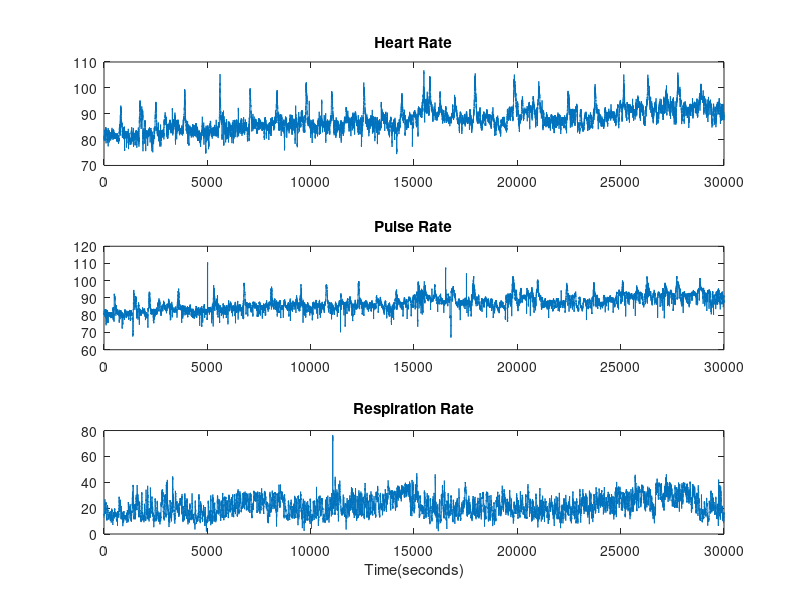
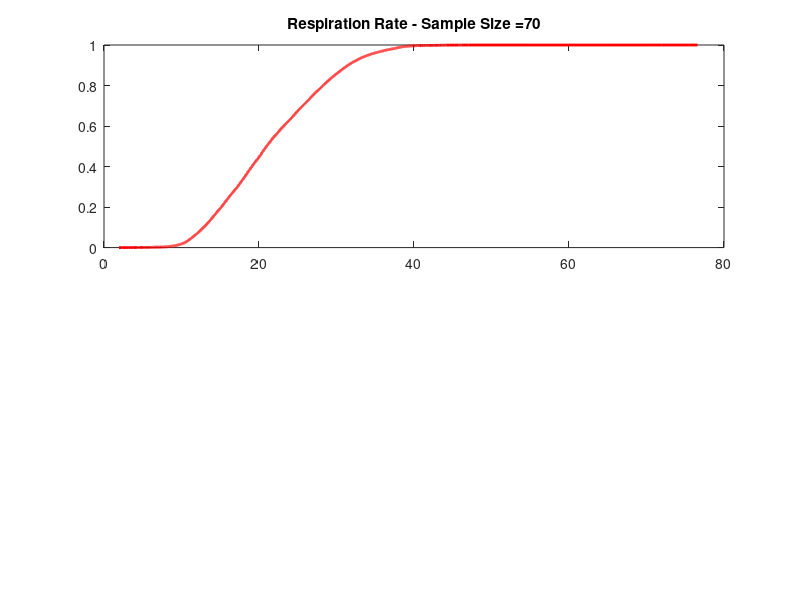
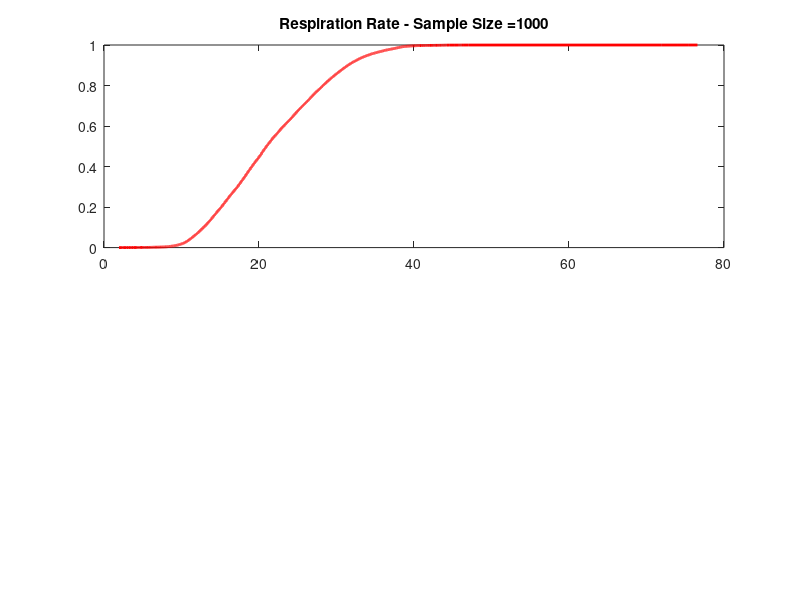
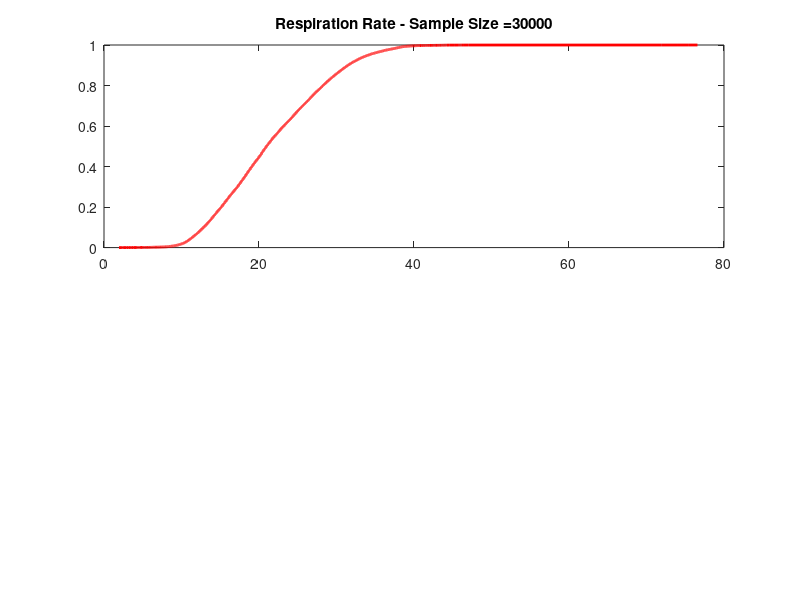

MATLAB code for these plots, in order:
% Load patient_data.mat 
load('patient_data.mat');
labels = {'Heart Rate','Pulse Rate','Respiration Rate'};

% open the result file
% !! replace # with your own groupID
fid = fopen('ECE313_Mini2_group 26', 'w');


% !! Subset your data for each signal
HR = data(1,:);
PR = data(2,:);
X = data(3,:);

% Part a
% !! Plot each signal over time
figure;
subplot(3,1,1);
plot(HR);
title(labels(1));
subplot(3,1,2);
plot(PR);
title(labels(2));
subplot(3,1,3);
plot(X);
title(labels(3));
xlabel('Time(seconds)')


% T1.1
% Part a
% Generating three sample sets of different sizes
sampleset = [70,1000,30000];
for k = 1:3
    % Pick a random sample of size sampleset(k) from the data set  
    % (Without replacement)
    Sample = datasample(X,sampleset(k),'Replace',false);

    % Plot the CDF of the whole data set as the reference (in red color)
    figure;  
    subplot(2,1,1);
    [p, xx] = ecdf(X);
    plot(xx,p);
    hold on;% For the next plots to be on the same figure        
    h = get(gca,'children'); set(h,'LineWidth',2);set(h,'Color','r')
    
    % !! Call the funcion for calculating and ploting pdf and CDF of X     
    
    title(strcat(strcat(char(labels(3)),' - Sample Size = '),char(num2str(sampleset(k)))));
end

% Part b
% !! Use the tabulate function in MATLAB over X and floor(X). 


% % !! Answer the question by filling in the following printf
% fprintf(fid, 'Task 1.1 - Part b\n');
% fprintf(fid, 'Min of tabulate(X) = %f\n', "min_tabulate_X");
% fprintf(fid, 'Max of tabulate(X) = %f\n', "max_tabulate_X");
% fprintf(fid, 'Min of tabulate(floor(X)) = %f\n', "min_tabulate_floor_X");
% fprintf(fid, 'Max of tabulate(floor(X)) = %f\n', "max_tabulate_floor_X");
% fprintf(fid, 'Observed Property of PDF = %s\n\n', "e.g. F(X) is non-decreasing?");
% 
% % Part c
% % !! Using CDF of X, find values a and b such that P(X <= a) <= 0.02 and P(X <= b) >= 0.98.
% 
% a = 
% b = 
% fprintf(fid, 'Task 1.1 - Part c\n');
% fprintf(fid, 'Empirical a = %f\n', "Empirical a");
% fprintf(fid, 'Empirical b = %f\n\n', "Empirical b");
